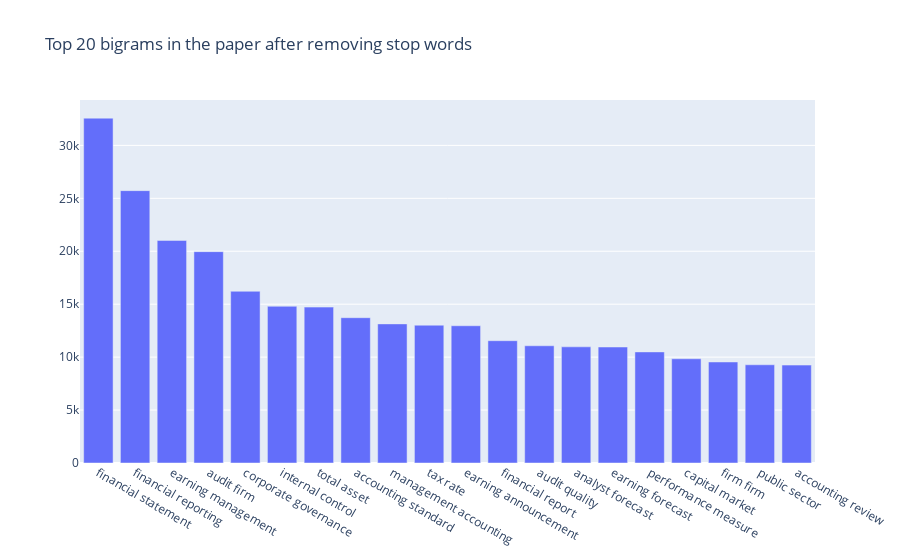

Notebook code for this chart:
### Markdown cell above
## Bigrams

### Code cell
def get_top_n_bigram(corpus, n=None):
    vec = CountVectorizer(ngram_range=(2, 2), stop_words=stop_list).fit(corpus)
    bag_of_words = vec.transform(corpus)
    sum_words = bag_of_words.sum(axis=0) 
    words_freq = [(word, sum_words[0, idx]) for word, idx in vec.vocabulary_.items()]
    words_freq =sorted(words_freq, key = lambda x: x[1], reverse=True)
    return words_freq[:n]
common_words = get_top_n_bigram(dt3c['content_10'], NUM_OF_WORDS_IN_EACH_TOPIC)
df3 = pd.DataFrame(common_words, columns = ['bigram' , 'count'])

fig = go.Figure([go.Bar(x=df3['bigram'], y=df3['count'])])
fig.update_layout(title=go.layout.Title(text="Top {} bigrams in the paper after removing stop words".format(NUM_OF_WORDS_IN_EACH_TOPIC)))
fig.show()

### Figure 1 — Plotly figure (JSON) as saved in the notebook; plotly's stock layout.template omitted (floating-point values rounded to 4 significant figures)
{"data": [{"type": "bar", "x": ["financial statement", "financial reporting", "earning management", "audit firm", "corporate governance", "internal control", "total asset", "accounting standard", "management accounting", "tax rate", "earning announcement", "financial report", "audit quality", "analyst forecast", "earning forecast", "performance measure", "capital market", "firm firm", "public sector", "accounting review"], "y": [32573, 25727, 21023, 19965, 16221, 14804, 14724, 13724, 13141, 13017, 12964, 11553, 11072, 10973, 10957, 10494, 9845, 9542, 9278, 9249]}], "layout": {"title": {"text": "Top 20 bigrams in the paper after removing stop words"}}}
